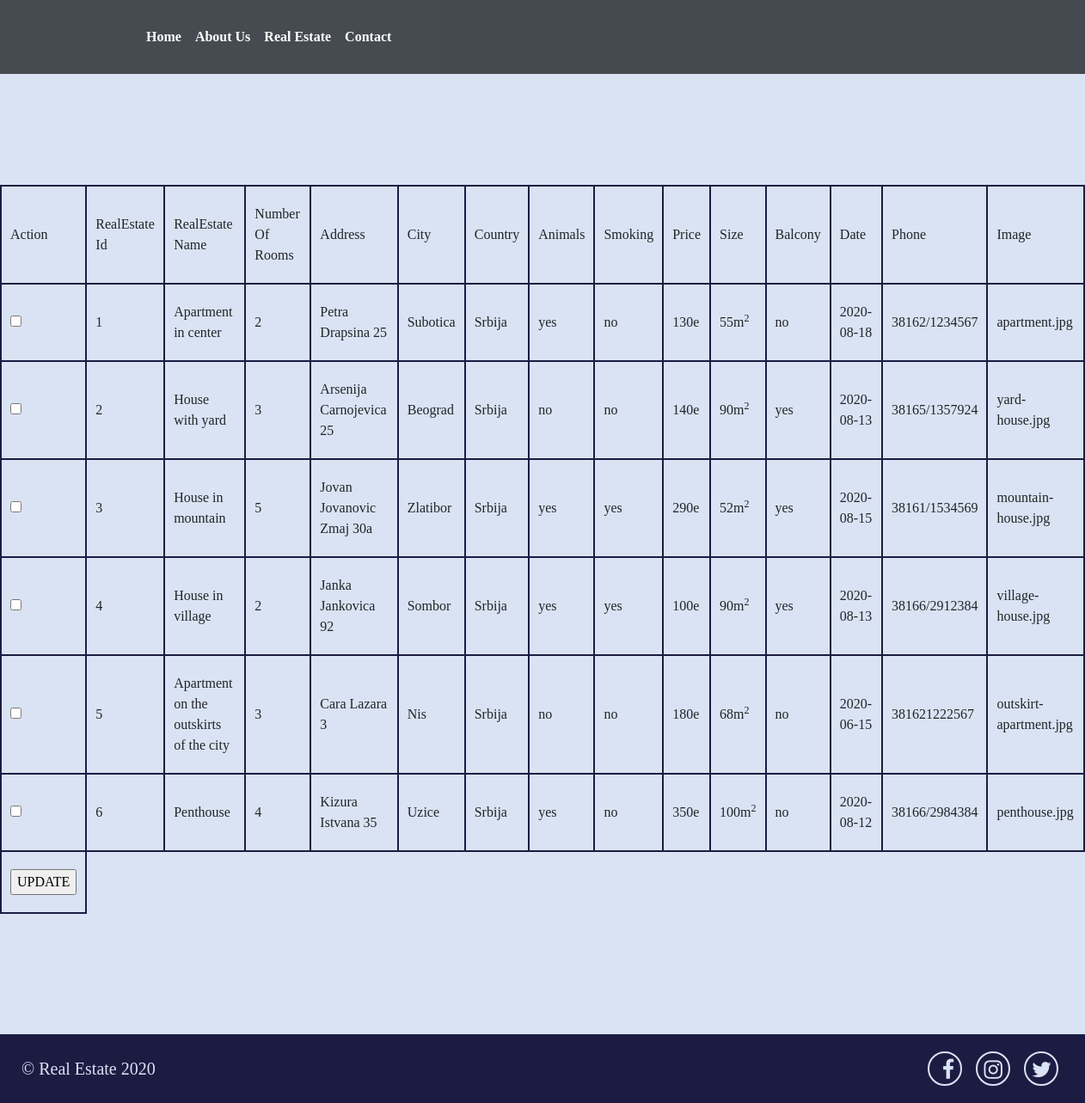
Page /update-data.php on the committed database.
### tables this page shows
CREATE TABLE IF NOT EXISTS `the_list` (
  `id_real_estate` int(255) NOT NULL,
  `name_real_estate` varchar(50) NOT NULL,
  `room_number` int(2) NOT NULL,
  `address` varchar(50) NOT NULL,
  `city` char(30) NOT NULL,
  `country` char(30) NOT NULL,
  `animals` tinyint(1) NOT NULL,
  `smoking` tinyint(1) NOT NULL,
  `price` varchar(10) NOT NULL,
  `size` int(10) NOT NULL,
  `balcony` tinyint(1) NOT NULL,
  `date` date NOT NULL,
  `id_user` int(30) NOT NULL,
  `phone` varchar(20) NOT NULL,
  `image` text NOT NULL,
  PRIMARY KEY (`id_real_estate`),
  KEY `user_id` (`id_user`)
);

### update-data.php (the view, shortened to what this page needs)
<?php
include_once 'db_config.php';
?>
<!doctype html>
<html lang="en">
<head>
    <link rel="stylesheet" href="https://stackpath.bootstrapcdn.com/bootstrap/4.5.2/css/bootstrap.min.css"
>
    <link rel="stylesheet" href="https://cdnjs.cloudflare.com/ajax/libs/font-awesome/4.7.0/css/font-awesome.min.css">
    <link rel="stylesheet" href="style.css">
</head>
<body>
<header>
    <nav class="navbar navbar-expand-lg navbar-light fixed-top">
        <a class="navbar-brand" href="welcome.php"></a>
        <div class="collapse navbar-collapse" id="navbarSupportedContent">
            <ul class="navbar-nav mr-auto">
                <li class="nav-item active">
                    <a class="nav-link" href="<?php
                    if(isset($_SESSION['login_user'])){
                        ?>
                welcome.php
        <?php
                    } else{ ?>
           login.php
        <?php  }
                    ?>">Home <span class="sr-only">(current)</span></a>
                </li>
                <li class="nav-item">
                    <a class="nav-link" href="about-us.php">About Us</a>
                </li>
                <li class="nav-item">
                    <a class="nav-link" href="#">Real Estate</a>
                </li>
                <li class="nav-item">
                    <a class="nav-link" href="contact.php">Contact</a>
                </li>
            </ul>
        </div>
    </nav>
</header>
<section class="update-section">
    <form name="user_form" method="post" action="">
        <table class="update-table">
            <tr>
                <td>Action</td>
                <td>RealEstate Id</td>
                <td>RealEstate Name</td>
                <td>Number Of Rooms</td>
                <td>Address</td>
                <td>City</td>
                <td>Country</td>
                <td>Animals</td>
                <td>Smoking</td>
                <td>Price</td>
                <td>Size</td>
                <td>Balcony</td>
                <td>Date</td>
                <td>Phone</td>
                <td>Image</td>
            </tr>
            <?php
            $result = mysqli_query($con, "SELECT * FROM the_list");
            $i = 0;
            while ($record = mysqli_fetch_assoc($result)) {
                if ($i % 2 == 0)
                    $classname = "even";
                else
                    $classname = "odd";
                ?>
                <tr class="<?php if (isset($classname)) echo $classname; ?>">
                    <td><input type="checkbox" name="the_list[]" value="<?php echo $record["id_real_estate"]; ?>"></td>
                    <td><?php echo $record["id_real_estate"]; ?></td>
                    <td><?php echo $record["name_real_estate"]; ?></td>
                    <td><?php echo $record["room_number"]; ?></td>
                    <td><?php echo $record["address"]; ?></td>
                    <td><?php echo $record["city"]; ?></td>
                    <td><?php echo $record["country"]; ?></td>
                    <td><?php
                        if ($record['animals'] == 0) {
                            echo "yes";
                        } elseif ($record['animals'] == 1) {
                            echo "no";
                        }
                        ?></td>
                    <td><?php
                        if ($record['smoking'] == 0) {
                            echo "yes";
                        } elseif ($record['smoking'] == 1) {
                            echo "no";
                        }
                        ?></td>
                    <td><?php echo $record["price"]; ?></td>
                    <td><?php echo $record["size"]; ?>m<sup>2</sup></td>
                    <td><?php
                        if ($record['balcony'] == 0) {
                            echo "yes";
                        } elseif ($record['balcony'] == 1) {
                            echo "no";
                        }
                        ?></td>
                    <td><?php echo $record["date"]; ?></td>
                    <td><?php echo $record["phone"]; ?></td>
                    <td><?php echo $record["image"]; ?></td>
                </tr>
                <?php
                $i++;
            }
            ?>
            <tr class="list-header">
                <td><input type="submit" value="UPDATE" name="update" onclick="setUpdateAction()"/> </td>
            </tr>
        </table>
    </form>
</section>
<footer>
    <div class="row justify-content-between">
        <div class="col-md-3">
            <p>&copy; Real Estate 2020</p>
        </div>
        <div class="col-md-6">
            <div class="social-media">
                <a href="facebook.com">
                    <i class="fa fa-facebook" aria-hidden="true"></i>
                </a>
                <a href="instagram.com">
                    <i class="fa fa-instagram" aria-hidden="true"></i>
                </a>
                <a href="twitter.com">
                    <i class="fa fa-twitter" aria-hidden="true"></i>
                </a>
            </div>
        </div>
    </div>
</footer>
</body>
</html>

### style.css (style rules this page uses)
body { font-family: "Baloo Chettan"; min-height: 100vh; }
.navbar-brand { background-image: url("images/logo.png"); background-position: center center; background-repeat: no-repeat; background-size: cover; height: 70px; width: 130px; }
.navbar-light { background-color: rgba(33, 37, 41, 0.8); }
.nav-link { color: #fff !important; font-weight: 800; }
footer { background-color: #1c1c43; padding: 20px 10px; }
footer .row { margin: 0; align-items: center; }
footer p { color: #DAE3F3; font-size: 20px; margin-bottom: 0; }
.social-media { text-align: right; }
.social-media i { width: 40px; height: 40px; border-radius: 50%; border: 2px solid #DAE3F3; color: #DAE3F3; padding: 7px; font-size: 25px; margin: 0 6px; }
td { padding: 10px 20px; border: 1px solid #1c1c43; }
table { margin: 0 auto; }
.update-section { background-color: #DAE3F3; padding: 215px 0 140px; }
.update-table td { padding: 20px 10px; border: 2px solid #1c1c43; }

### rows in the picture
the_list: id_real_estate "1", name_real_estate "Apartment in center", room_number "2", address "Petra Drapsina 25", city "Subotica", country "Srbija", animals "yes", smoking "no", price "130e", size "55", balcony "no", date "2020-08-18", phone "38162/1234567", image "apartment.jpg"
the_list: id_real_estate "2", name_real_estate "House with yard", room_number "3", address "Arsenija Carnojevica 25", city "Beograd", country "Srbija", animals "no", smoking "no", price "140e", size "90", balcony "yes", date "2020-08-13", phone "38165/1357924", image "yard-house.jpg"
the_list: id_real_estate "3", name_real_estate "House in mountain", room_number "5", address "Jovan Jovanovic Zmaj 30a", city "Zlatibor", country "Srbija", animals "yes", smoking "yes", price "290e", size "52", balcony "yes", date "2020-08-15", phone "38161/1534569", image "mountain-house.jpg"
the_list: id_real_estate "4", name_real_estate "House in village", room_number "2", address "Janka Jankovica 92", city "Sombor", country "Srbija", animals "yes", smoking "yes", price "100e", size "90", balcony "yes", date "2020-08-13", phone "38166/2912384", image "village-house.jpg"
the_list: id_real_estate "5", name_real_estate "Apartment on the outskirts of the city", room_number "3", address "Cara Lazara 3", city "Nis", country "Srbija", animals "no", smoking "no", price "180e", size "68", balcony "no", date "2020-06-15", phone "381621222567", image "outskirt-apartment.jpg"
the_list: id_real_estate "6", name_real_estate "Penthouse", room_number "4", address "Kizura Istvana 35", city "Uzice", country "Srbija", animals "yes", smoking "no", price "350e", size "100", balcony "no", date "2020-08-12", phone "38166/2984384", image "penthouse.jpg"
